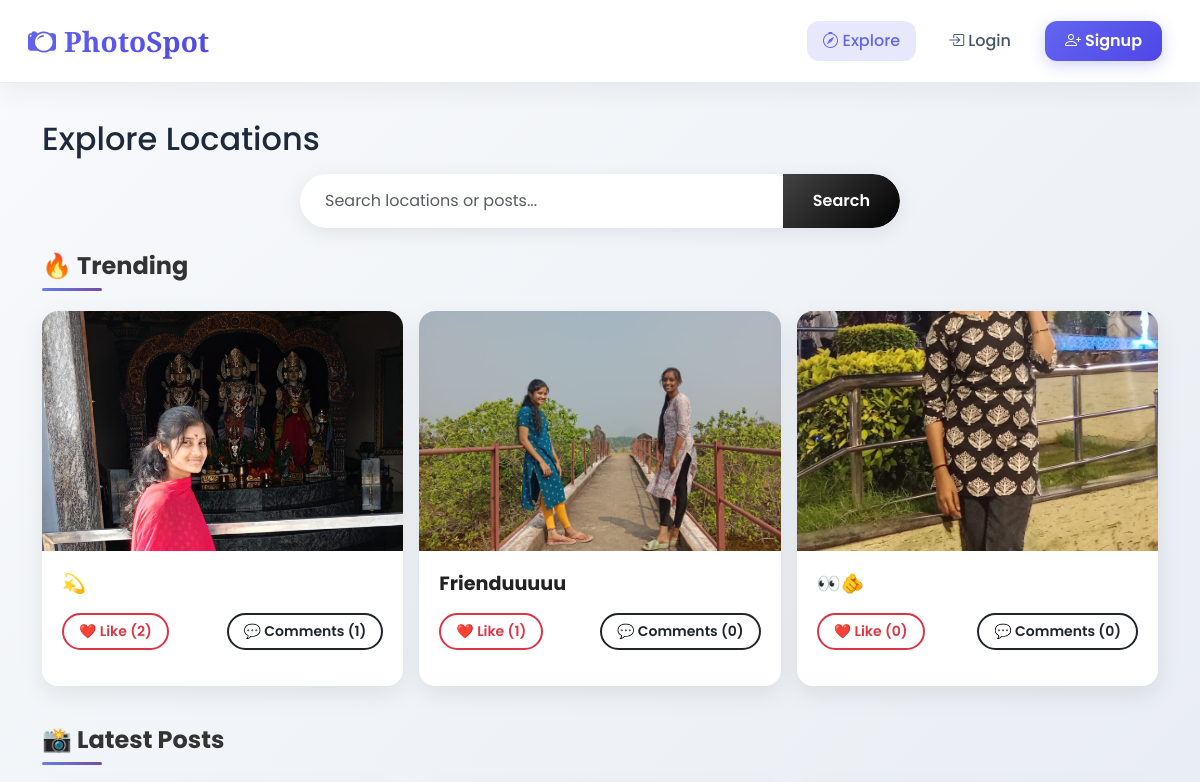
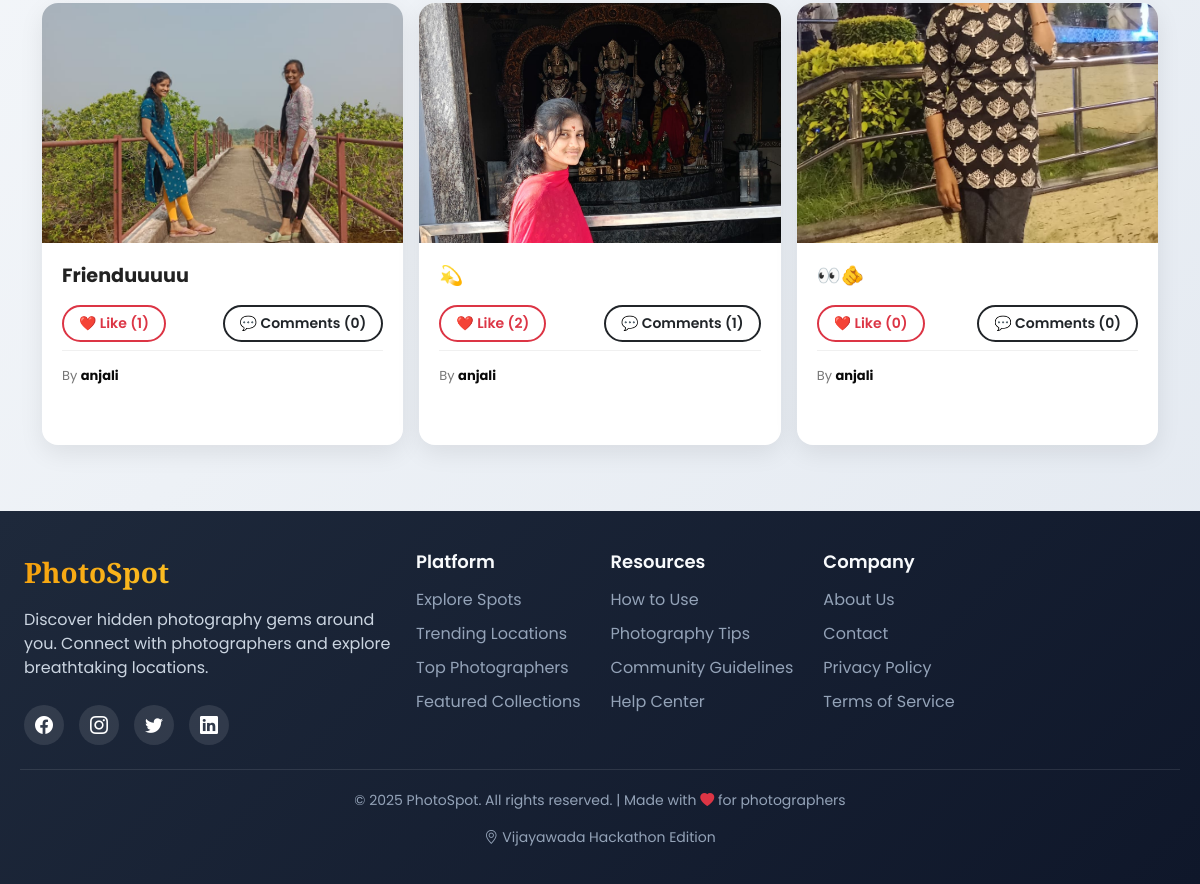
The app's page /, older data (2 pictures, top to bottom).
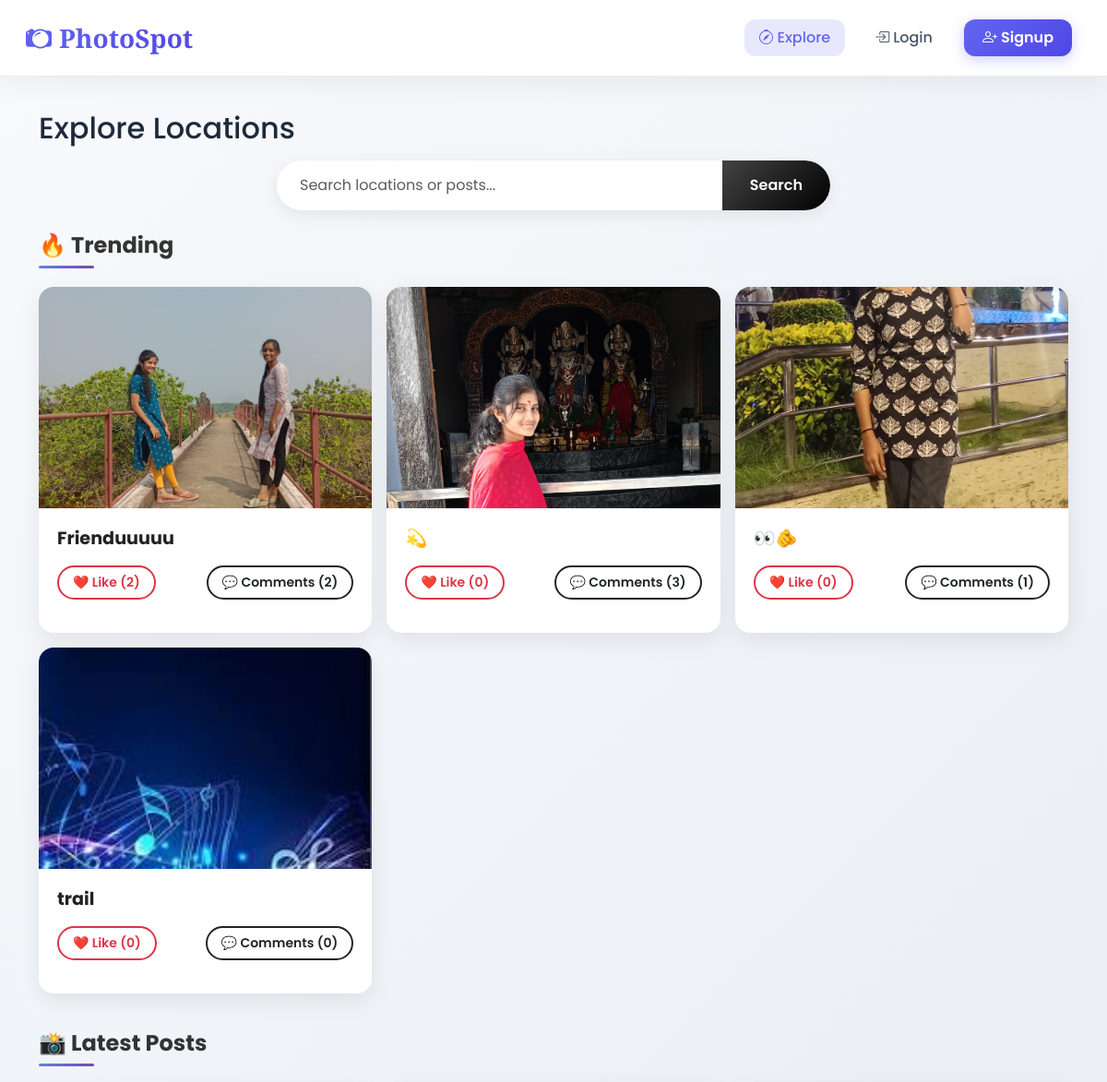
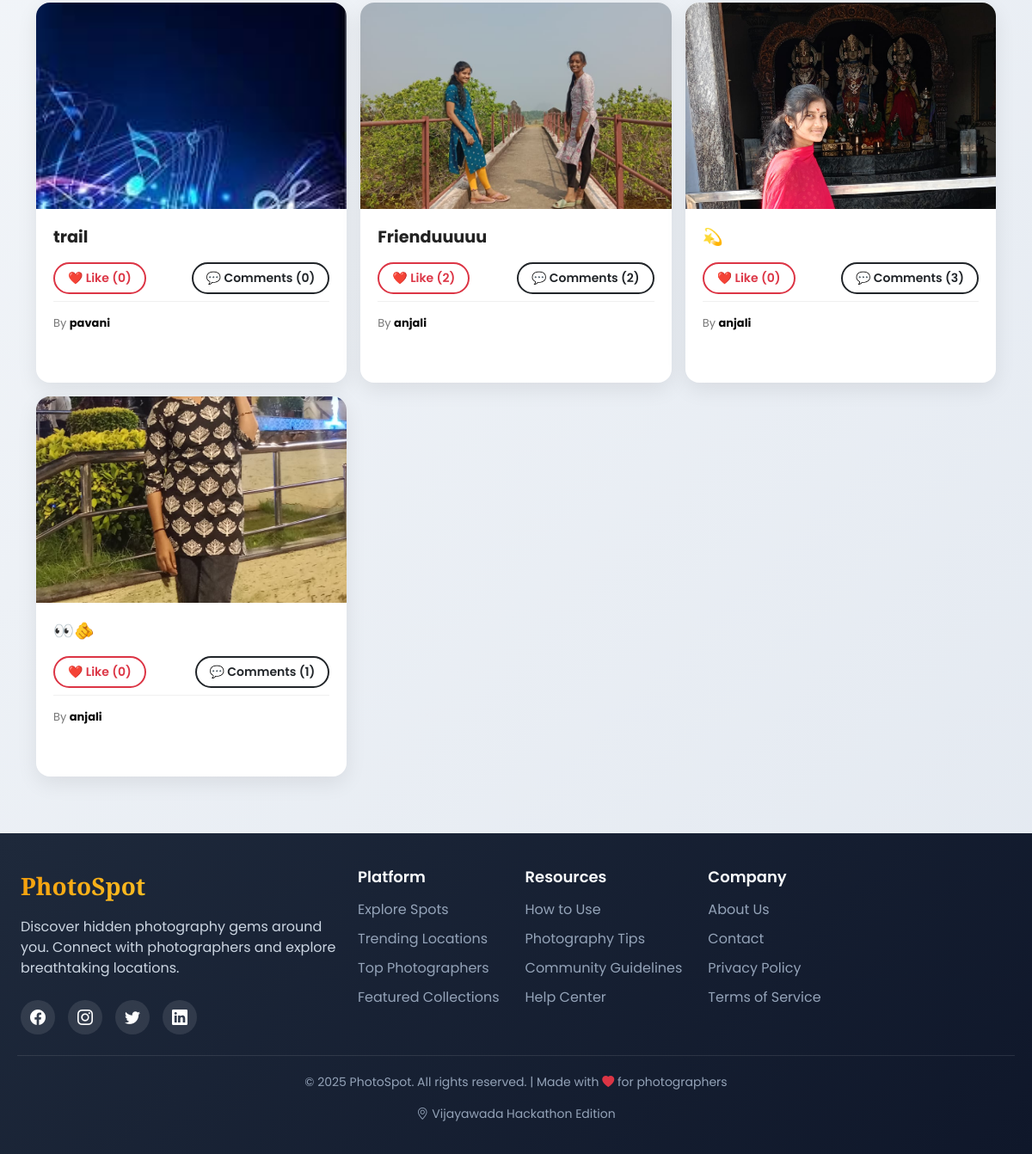
The same page, newer data (2 pictures, top to bottom).
### main/models.py (models this page shows, shortened)
class Post(models.Model):
    uploader = models.ForeignKey(User, on_delete=models.CASCADE, related_name='posts')
    title = models.CharField(max_length=200)
    description = models.TextField(blank=True)
    location = models.ForeignKey(Location, on_delete=models.SET_NULL, null=True, blank=True)
    image = models.ImageField(upload_to='posts/',  blank=True, null=True)
    video = models.FileField(upload_to='videos/', blank=True, null=True)
    created_at = models.DateTimeField(auto_now_add=True)

### main/views.py (the view, shortened to what this page needs)
# urls.py: path('', views.explore, name='explore'),
def explore(request):
    q = request.GET.get('q', '').strip()
    posts = (
        Post.objects
        .select_related('uploader', 'location')
        .annotate(
            like_count=Count('likes', distinct=True),
            comment_count=Count('comments', distinct=True)
        )
    )
    posts = posts.order_by('-created_at')
    trending = (
        Post.objects
        .annotate(
            like_count=Count('likes', distinct=True),
            comment_count=Count('comments', distinct=True),
            score=ExpressionWrapper(
                F('like_count') * 2 + F('comment_count'),
                output_field=IntegerField()
            )
        )
        .order_by('-score', '-created_at')[:6]
    )
    return render(request, 'main/explore.html', {
        'posts': posts,
        'trending': trending,
        'query': q
    })

### main/templates/main/explore.html (shortened to what this page needs)
{% extends 'main/base.html' %}
{% block content %}
<h2 class="mb-3">Explore Locations</h2>
<form method="GET" class="mb-4">
    <div class="input-group">
        <input type="text" name="q" class="form-control"
               placeholder="Search locations or posts..." value="{{ query }}">
        <button class="btn btn-dark">Search</button>
    </div>
</form>
<h4 class="mt-3">🔥 Trending</h4>
<div class="row">
    {% for t in trending %}
    <div class="col-md-4">
        <div class="card mb-3">
            {% if t.image %}
                <img src="{{ t.image.url }}" class="card-img-top popup-trigger"
                     data-id="{{ t.id }}" data-type="image" data-src="{{ t.image.url }}">
            {% elif t.video and t.video.name %}
                <video class="card-img-top popup-trigger" muted
                       data-id="{{ t.id }}" data-type="video" data-src="{{ t.video.url }}">
                    <source src="{{ t.video.url }}">
                </video>
            {% endif %}
            <div class="card-body">
                <h5>{{ t.title }}</h5>
                <div class="d-flex justify-content-between">
                    <button class="btn btn-sm btn-outline-danger like-btn" data-id="{{ t.id }}">
                        ❤️ Like ({{ t.like_count }})
                    </button>
                    <button class="btn btn-sm btn-outline-dark popup-trigger"
                            data-id="{{ t.id }}"
                            data-type="{% if t.image %}image{% elif t.video and t.video.name %}video{% else %}none{% endif %}"
                            data-src="{% if t.image %}{{ t.image.url }}{% elif t.video and t.video.name %}{{ t.video.url }}{% else %}#{% endif %}">
                        💬 Comments ({{ t.comment_count }})
                    </button>
                </div>
            </div>
        </div>
    </div>
    {% empty %}
        <p>No trending posts.</p>
    {% endfor %}
</div>
<h4 class="mt-4">📸 Latest Posts</h4>
<div class="row">
    {% for p in posts %}
    <div class="col-md-4">
        <div class="card mb-4">
            {% if p.image %}
                <img src="{{ p.image.url }}" class="card-img-top popup-trigger"
                     data-id="{{ p.id }}" data-type="image" data-src="{{ p.image.url }}">
            {% elif p.video and p.video.name %}
                <video class="card-img-top popup-trigger" muted
                       data-id="{{ p.id }}" data-type="video" data-src="{{ p.video.url }}">
                    <source src="{{ p.video.url }}">
                </video>
            {% endif %}
            <div class="card-body">
                <h5>{{ p.title }}</h5>
                <div class="d-flex justify-content-between">
                    <button class="btn btn-sm btn-outline-danger like-btn" data-id="{{ p.id }}">
                        ❤️ Like ({{ p.like_count }})
                    </button>
                    <button class="btn btn-sm btn-outline-dark popup-trigger"
                            data-id="{{ p.id }}"
                            data-type="{% if p.image %}image{% elif p.video and p.video.name %}video{% else %}none{% endif %}"
                            data-src="{% if p.image %}{{ p.image.url }}{% elif p.video and p.video.name %}{{ p.video.url }}{% else %}#{% endif %}">
                        💬 Comments ({{ p.comment_count }})
                    </button>
                </div>
               <p class="text-muted mt-2">
       By <a href="{% url 'profile' p.uploader.username %}" class="text-decoration-none fw-bold" style="color: #090909;">
    {{ p.uploader.username }}
</a>
                </p>
            </div>
        </div>
    </div>
    {% empty %}
        <p>No posts.</p>
    {% endfor %}
</div>
{% endblock %}

Row changes from the older to the newer data that the page shows:
shown differently, row unchanged: Post "Frienduuuuu": like_count "1" → "2"; comment_count "0" → "2"; moves up the list
computed for Post (number 2 of 4 on the later page): like_count "2" → "0"; comment_count "1" → "3"
computed for Post (number 3 of 4 on the later page): comment_count "0" → "1"
added Post: image (picture), title "trail", like_count "0", comment_count "0", uploader.username "pavani"
